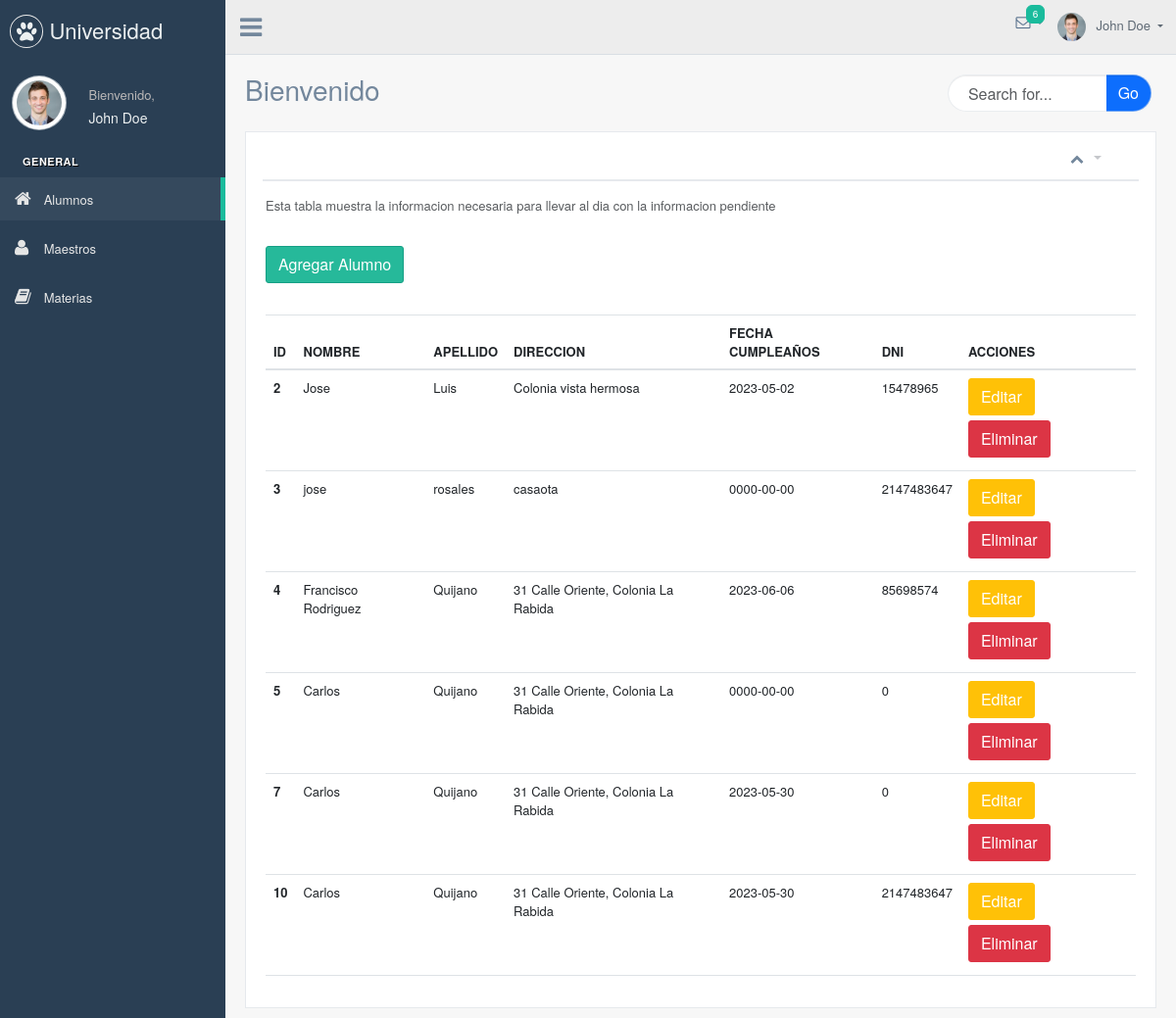
Screenshot of /gentelella-master/production/index.php with the database file from the repository.
### tables this page shows
CREATE TABLE `students` (
  `id_estudiante` int(15) NOT NULL,
  `nombre` varchar(200) NOT NULL,
  `apellido` varchar(200) NOT NULL,
  `direccion` varchar(200) NOT NULL,
  `fecha_cumple` date NOT NULL,
  `DNI` int(11) NOT NULL
);

### gentelella-master/production/index.php (the view, shortened to what this page needs)
<!DOCTYPE html>
<html lang="en">
<head>
  <link href="../vendors/bootstrap/dist/css/bootstrap.min.css" rel="stylesheet">
  <link href="../vendors/font-awesome/css/font-awesome.min.css" rel="stylesheet">
  <link href="../vendors/nprogress/nprogress.css" rel="stylesheet">
  <link href="../vendors/iCheck/skins/flat/green.css" rel="stylesheet">
  <link href="https://cdn.jsdelivr.net/npm/bootstrap@5.3.0/dist/css/bootstrap.min.css" rel="stylesheet">
  <link href="../vendors/datatables.net-bs/css/dataTables.bootstrap.min.css" rel="stylesheet">
  <link href="../vendors/datatables.net-buttons-bs/css/buttons.bootstrap.min.css" rel="stylesheet">
  <link href="../vendors/datatables.net-fixedheader-bs/css/fixedHeader.bootstrap.min.css" rel="stylesheet">
  <link href="../vendors/datatables.net-responsive-bs/css/responsive.bootstrap.min.css" rel="stylesheet">
  <link href="../vendors/datatables.net-scroller-bs/css/scroller.bootstrap.min.css" rel="stylesheet">
  <link href="../build/css/custom.min.css" rel="stylesheet">
</head>
<body class="nav-md">
  <div class="container body">
    <div class="main_container">
      <div class="col-md-3 left_col">
        <div class="left_col scroll-view">
          <div class="navbar nav_title" style="border: 0;">
            <a href="index.html" class="site_title"><i class="fa fa-paw"></i> <span>Universidad </span></a>
          </div>
          <div class="profile clearfix">
            <div class="profile_pic">
              <img src="images/img.jpg" alt="..." class="img-circle profile_img">
            </div>
            <div class="profile_info">
              <span>Bienvenido,</span>
              <h2>John Doe</h2>
            </div>
          </div>
          <br />
          <div id="sidebar-menu" class="main_menu_side hidden-print main_menu">
            <div class="menu_section">
              <h3>General</h3>
              <ul class="nav side-menu">
                <li><a href=""><i class="fa fa-home"></i> Alumnos</a>
                <li><a href="./maestros.php"><i class="fa fa-user"></i> Maestros </a>
                <li><a href="./materias.php"><i class="fa fa-book"></i> Materias </a>
              </ul>
            </div>
          </div>
        </div>
      </div>
      <div class="top_nav">
        <div class="nav_menu">
          <div class="nav toggle">
            <a id="menu_toggle"><i class="fa fa-bars"></i></a>
          </div>
          <nav class="nav navbar-nav">
            <ul class=" navbar-right">
              <li class="nav-item dropdown open" style="padding-left: 15px;">
                <a href="javascript:;" class="user-profile dropdown-toggle" aria-haspopup="true" id="navbarDropdown" data-toggle="dropdown" aria-expanded="false">
                  <img src="images/img.jpg" alt="">John Doe
                </a>
              </li>
              <li role="presentation" class="nav-item dropdown open">
                <a href="javascript:;" class="dropdown-toggle info-number" id="navbarDropdown1" data-toggle="dropdown" aria-expanded="false">
                  <i class="fa fa-envelope-o"></i>
                  <span class="badge bg-green">6</span>
                </a>
              </li>
            </ul>
          </nav>
        </div>
      </div>
      <div class="right_col" role="main">
        <div class="">
          <div class="page-title">
            <div class="title_left">
              <h3> Bienvenido<small></small></h3>
            </div>
            <div class="title_right">
              <div class="col-md-5 col-sm-5 col-xs-12 form-group pull-right top_search">
                <div class="input-group">
                  <input type="text" class="form-control" placeholder="Search for...">
                  <span class="input-group-btn">
                    <button class="btn btn-primary text-white" type="button">Go</button>
                  </span>
                </div>
              </div>
            </div>
          </div>
          <div class="clearfix"></div>
          <div class="row">
            <div class="col-md-12 col-sm-12 ">
              <div class="x_panel">
                <div class="x_title">
                  <ul class="nav navbar-right panel_toolbox">
                    <li><a class="collapse-link"><i class="fa fa-chevron-up"></i></a>
                    </li>
                    <li class="dropdown">
                      <a href="#" class="dropdown-toggle" data-toggle="dropdown" role="button" aria-expanded="false"></a>
                    </li>
                    <li><a class="close-link"></a>
                    </li>
                  </ul>
                  <div class="clearfix"></div>
                </div>
                <div class="x_content">
                  <div class="row">
                    <div class="col-sm-12">
                      <div class="card-box table-responsive">
                        <p class="text-muted font-13 m-b-30">
                          Esta tabla muestra la informacion necesaria para llevar al dia con la informacion pendiente
                          <div class="container">
                          <button class="btn btn-success my-3" data-bs-toggle="modal" data-bs-target="#modalNewDevice">Agregar Alumno</button>
                    </div>
                          </p>
                        <table class="table">
                          <thead>
                            <tr>
                              <th scope="col">ID</th>
                              <th scope="col">NOMBRE</th>
                              <th scope="col">APELLIDO</th>
                              <th scope="col">DIRECCION</th>
                              <th scope="col">FECHA CUMPLEAÑOS</th>
                              <th scope="col">DNI</th>
                              <th scope="col">ACCIONES</th>
                            </tr>
                          </thead>
                          <tbody>
                            <?php
                            require("../config/conexion.php");
                            $sql = $conexion->query("SELECT * FROM students");
                            while ($resultado = $sql->fetch_assoc()) {
                            ?>
                              <tr>
                                <th scope="row"><?php echo $resultado['id_estudiante']?></th>
                                <td><?php echo $resultado['nombre']?></td>
                                <td><?php echo $resultado['apellido']?></td>
                                <td><?php echo $resultado['direccion']?></td>
                                <td><?php echo $resultado['fecha_cumple']?></td>
                                <td><?php echo $resultado['DNI']?></td>
                                <td>
                                  <a href="" class=" btn btn-warning" data-bs-toggle="modal" data-bs-target="#modalUpdate<?php echo $resultado['id_estudiante']?>" >Editar</a>
                                  <a href="../config/eliminarDatos.php?Id=<?php echo $resultado['id_estudiante']?>"  class=" btn btn-danger">Eliminar</a>
                                </td>
                              </tr>
                            <?php
                            }
                            ?>
                          </tbody>
                        </table>
                      </div>
                    </div>
                  </div>
                </div>
</body>
</html>

### rows the page displays
students: id_estudiante "2", nombre "Jose", apellido "Luis", direccion "Colonia vista hermosa", fecha_cumple "2023-05-02", DNI "15478965"
students: id_estudiante "3", nombre "jose", apellido "rosales", direccion "casaota", fecha_cumple "0000-00-00", DNI "2147483647"
students: id_estudiante "4", nombre "Francisco Rodriguez", apellido "Quijano", direccion "31 Calle Oriente, Colonia La Rabida", fecha_cumple "2023-06-06", DNI "85698574"
students: id_estudiante "5", nombre "Carlos", apellido "Quijano", direccion "31 Calle Oriente, Colonia La Rabida", fecha_cumple "0000-00-00", DNI "0"
students: id_estudiante "7", nombre "Carlos", apellido "Quijano", direccion "31 Calle Oriente, Colonia La Rabida", fecha_cumple "2023-05-30", DNI "0"
students: id_estudiante "10", nombre "Carlos", apellido "Quijano", direccion "31 Calle Oriente, Colonia La Rabida", fecha_cumple "2023-05-30", DNI "2147483647"
